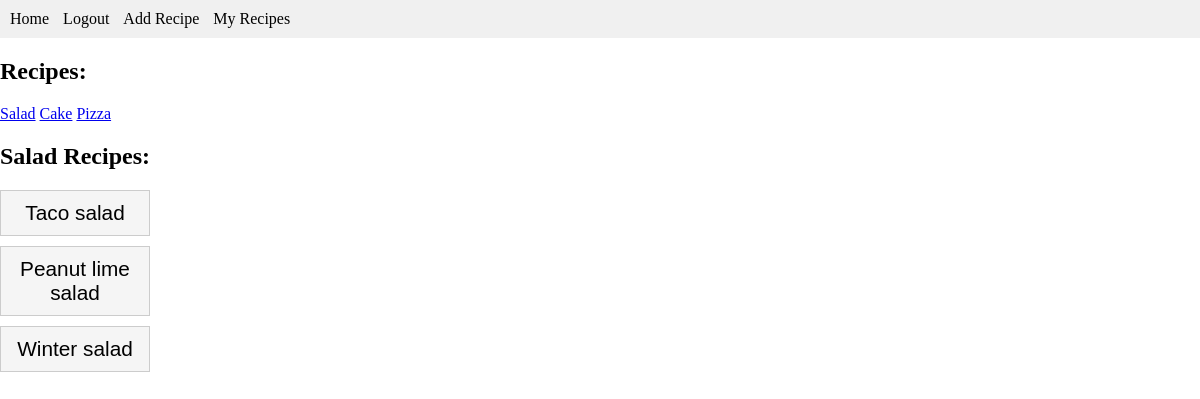
/recipe/salad (signed in), run on the app's committed database.
### tables this page shows
CREATE TABLE salad
                                     (id INTEGER PRIMARY KEY AUTOINCREMENT,
                                      recipe_name TEXT,
                                      recipe_description TEXT,
                                      created_at DATETIME DEFAULT CURRENT_TIMESTAMP,
                                      user_name TEXT);

### main.py (the view)
@app.route('/recipe/<category>')
def recipe(category):
    if 'username' in session:
        db = get_db()
        c = db.cursor()
        c.execute(f"SELECT * FROM {category}")
        recipes_data = c.fetchall()
        recipe_comments = {}
        for recipe in recipes_data:
            recipe_id = recipe[0]
            c.execute("SELECT * FROM comments WHERE recipe_id=?", (recipe_id,))
            comments = c.fetchall()
            recipe_comments[recipe_id] = comments
        recipe_categories = {category: recipes_data}
        return render_template('recipe.html', recipe_categories=recipe_categories, recipe_comments=recipe_comments)
    else:
        return redirect('/login')

### main.py (called while the page is built)
def get_db():
    db = getattr(g, '_database', None)
    if db is None:
        db = g._database = sqlite3.connect(DATABASE)
    return db

@app.teardown_appcontext
def close_connection(exception):
    db = getattr(g, '_database', None)
    if db is not None:
        db.close()

### templates/recipe.html (shortened to what this page needs)
<!DOCTYPE html>
<html>
<head>
    <link rel="stylesheet" type="text/css" href="{{ url_for('static', filename='style.css') }}">
</head>
<body>
    <div id="menu">
        <ul>
            <li><a href="/">Home</a></li>
            <li><a href="/logout">Logout</a></li>
            <li><a href="/add_recipe">Add Recipe</a></li>
            <li><a href="/my_recipes">My Recipes</a></li>
        </ul>
    </div>
    <h2>Recipes:</h2>
        <div class="button-container">
            <a href="/recipe/salad" class="button">Salad</a>
            <a href="/recipe/cake" class="button">Cake</a>
            <a href="/recipe/pizza" class="button">Pizza</a>
        </div>
    <div class="recipe-list">
        {% for category, recipes in recipe_categories.items() %}
            {% if recipes %}
                <h2>{{ category.capitalize() }} Recipes:</h2>
                {% for recipe in recipes %}
                    <button class="recipe-button">{{ recipe[1] }}</button>
                {% endfor %}
            {% else %}
                <h1>Empty</h1>
            {% endif %}
        {% endfor %}
    </div>
</body>
</html>

### templates/style.css (style rules this page uses)
body { margin: 0; padding: 0; }
#menu { background-color: #f0f0f0; padding: 10px; }
#menu ul { list-style-type: none; margin: 0; padding: 0; }
#menu ul li { display: inline-block; margin-right: 10px; }
#menu ul li a { text-decoration: none; color: #000; }

### templates/recipe.html (style rules this page uses)
.recipe-button { margin-bottom: 10px; display: block; padding: 10px; background-color: #f5f5f5; border: 1px solid #ccc; width: 150px; font-size: 1.3em; }

### data on the page
salad: recipe_name "Taco salad"
salad: recipe_name "Peanut lime salad"
salad: recipe_name "Winter salad"

### other printed values
{{ category.capitalize() }} "Salad"
